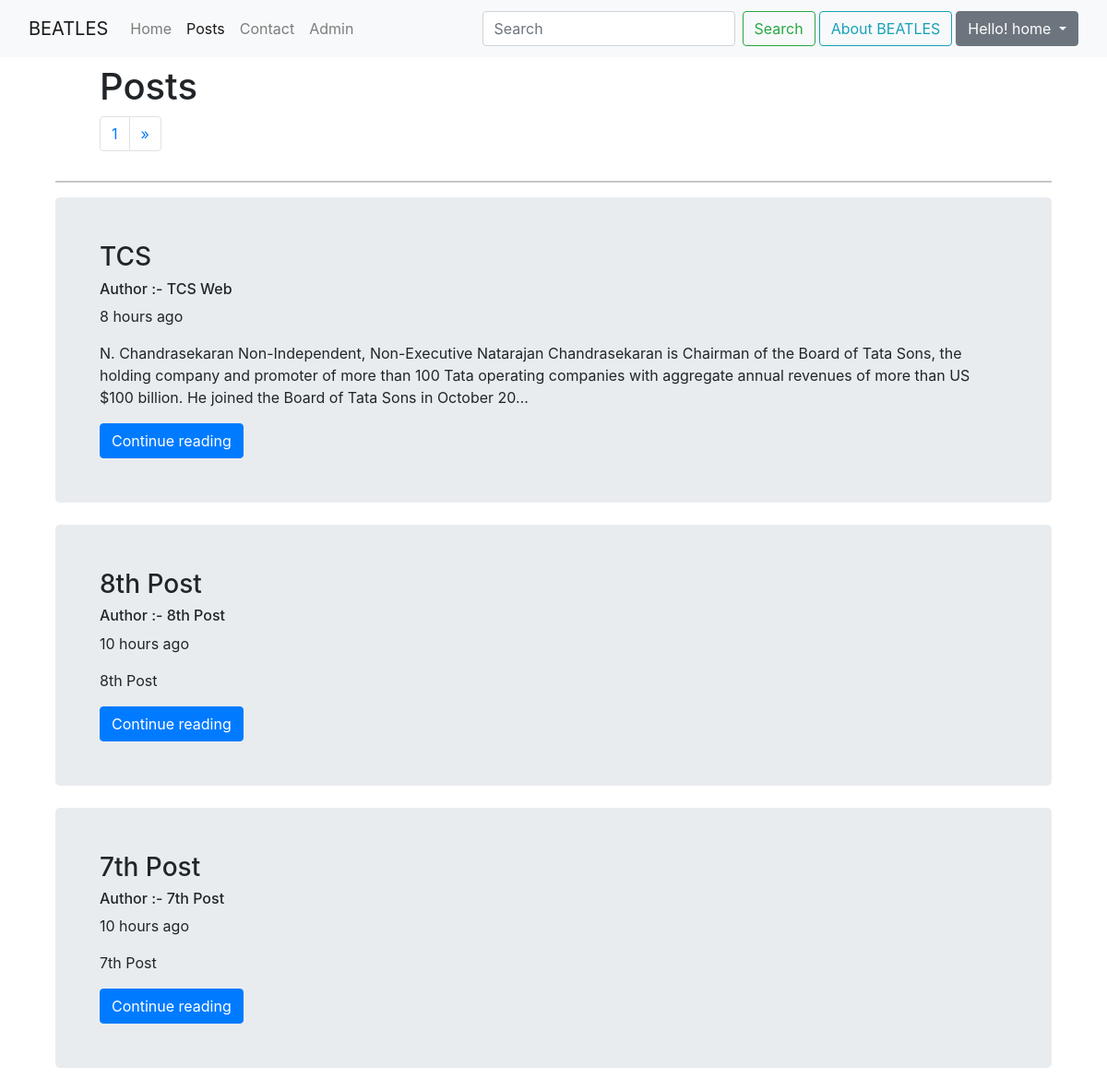
The page /posts/ (signed in) on the database its author committed.
### CompanyPost/models.py (models this page shows, shortened)
class PostsInfo(models.Model):
    sno = models.AutoField(primary_key=True)
    title = models.CharField(max_length=255)
    content = models.TextField()
    author = models.CharField(max_length=20)
    slug = models.SlugField(max_length = 130,unique=True)
    timeStamp = models.DateTimeField(blank=True)

### CompanyPost/views.py (the view)
# urls.py: path('',views.posthome,name="posthome"),
def posthome(request):
    allposts = list(PostsInfo.objects.all())
    allposts.reverse()
    num=0
    for i in allposts:
        num+=1
    posts =  Paginator(allposts,3)
    page_num = request.GET.get('page')
    try:
        allposts = posts.page(page_num)
    except PageNotAnInteger:
        allposts = posts.page(1)
    except  EmptyPage:
        messages.warning(request,"Page Number Out of range")
        allposts = posts.page(posts.num_pages)
    context = {'allposts':allposts,'num':num}
    print(allposts)
    return render(request,'companyposts/posthome.html',context)

### templates/companyposts/posthome.html (shortened to what this page needs)
{% extends 'base.html' %}
{% load humanize %}
{% block postsactive %}active{% endblock postsactive %}
{% block body %}
<div class="container">
<div class="row">
<div class="col md-5 ">
<h1 class="mx-5 my-2">Posts</h1>
<nav aria-label="Page navigation example">
    <ul class="pagination mx-5">
      <li class="page-item"><a class="page-link" href="#">{{allposts.number}}</a></li>
      {% if allposts.has_next %}
      <li class="page-item">
        <a class="page-link" href="?page={{allposts.next_page_number}}" aria-label="Next">
          <span aria-hidden="true">&raquo;</span>
        </a>
      </li>
      {% endif %}
    </ul>
  </nav>
</div>
<div class="col md-7 my-4 mx-5">
</div>
</div>
<hr>
{% for post in allposts %}
<div class="jumbotron p-4 p-md-5 mb-4  ">
<h3 >{{post.title}}</h3>
<h6>Author :- {{post.author}}</h6>
<p>{{post.timeStamp | naturaltime }}</p>
<p>{{post.content|truncatechars:300}}</p>
<a href="/posts/{{post.slug}}/"><button class="btn btn-primary"  >Continue reading</button></a>
</div>
{% endfor %}
</div>
{% endblock body %}

### templates/base.html (shortened to what this page needs)
<!doctype html>
{% load static %}
{% load humanize %}
<html lang="en">
<head>
  <link href="https://cdn.jsdelivr.net/npm/bootstrap@5.0.1/dist/css/bootstrap.min.css" rel="stylesheet"
>
  <link rel="stylesheet" href="https://cdn.jsdelivr.net/npm/bootstrap@4.6.0/dist/css/bootstrap.min.css"
>
</head>
<body>
  <nav class="navbar navbar-expand-lg navbar-light bg-light">
    <div class="container-fluid">
      <a class="navbar-brand" href="/">BEATLES</a>
      <div class="collapse navbar-collapse" id="navbarSupportedContent">
        <ul class="navbar-nav me-auto mb-2 mb-lg-0">
          <li class="nav-item">
            <a class="nav-link {% block homeactive %}{% endblock homeactive %}" aria-current="page" href="/">Home</a>
          </li>
          <li class="nav-item">
            <a class="nav-link {% block postsactive %}{% endblock postsactive %} " href="{% url 'posthome' %}">Posts</a>
          </li>
          <li class="nav-item">
            <a class="nav-link {% block contactactive %}{% endblock contactactive %}"
              href="{% url 'contact' %} ">Contact</a>
          </li>
          <li class="nav-item">
            <a class="nav-link " href="/admin ">Admin</a>
          </li>
        </ul>
        <form class="d-flex" method="GET" action="/search">
          <input class="form-control me-2" type="search" placeholder="Search" aria-label="Search" id="search"
            name="query">
          <button for="search" class="btn btn-outline-success" type="submit">Search</button>
        </form>
        <a class="btn btn-outline-info m-1 " data-bs-toggle="offcanvas" href="#offcanvasExample" role="button"
          aria-controls="offcanvasExample">
          About BEATLES
        </a>
        {% if user.is_authenticated %}
        <div class="dropdown">
          <button class="btn btn-secondary dropdown-toggle" type="button" id="dropdownMenuButton1"
            data-bs-toggle="dropdown" aria-expanded="false">
            Hello! {{user.username}}
          </button>
        </div>
        {% else %}
        {% block signup %}{% endblock signup %}
        {% block login %}{% endblock login %}
        {% endif %}
      </div>
    </div>
  </nav>
  <div class="container">
  </div>
  {% block body %}
  {% endblock body %}
</body>
</html>

### rows shown on the page
PostsInfo: title "TCS", author "TCS Web", timeStamp "8 hours ago", content "N. Chandrasekaran Non-Independent, Non-Executive Natarajan Chandrasekaran is Chairman of the Board of Tata Sons, the holding company and promoter of more than 100 Tata operating companies with aggregate annual revenues of more than US $100 billion. He joined the Board of Tata Sons in October 20…"
PostsInfo: title "8th Post", author "8th Post", timeStamp "10 hours ago", content "8th Post"
PostsInfo: title "7th Post", author "7th Post", timeStamp "10 hours ago", content "7th Post"

### other values the page prints
{{ user.username }} "home"
{{ allposts.number }} "1"
